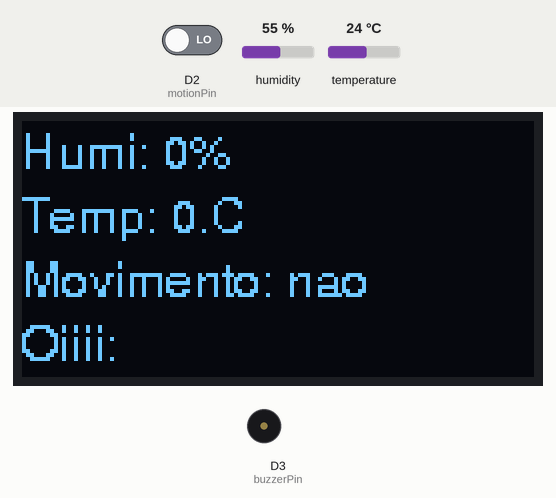
A sketch run on a simulated ESP8266 (NodeMCU). On the bench: 128×64 one-colour display, buzzer (waves = sounding, pin HIGH). Inputs (shaded band) come from the test bench; at power-on: D2 (motionPin) LOW, humidity 55 %, temperature 24 °C. WiFi joins after 1.5 s; servers stay silent unless stated; what the sketch prints to the serial monitor is not drawn.

Above: at 4.4 s.
4.5 s: D2 (motionPin) driven HIGH
At 5.2 s:
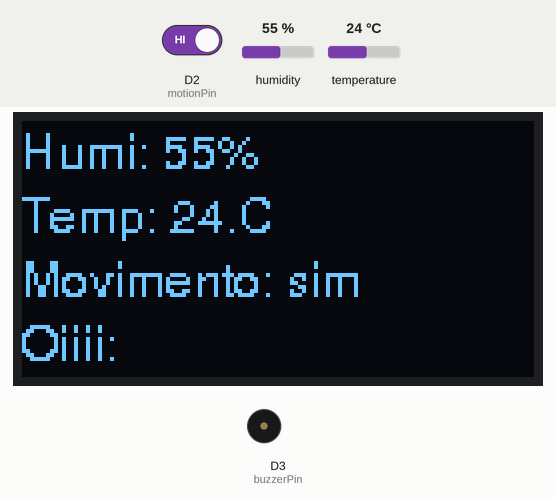
6.3 s: humidity set to 22 %
At 7.9 s:
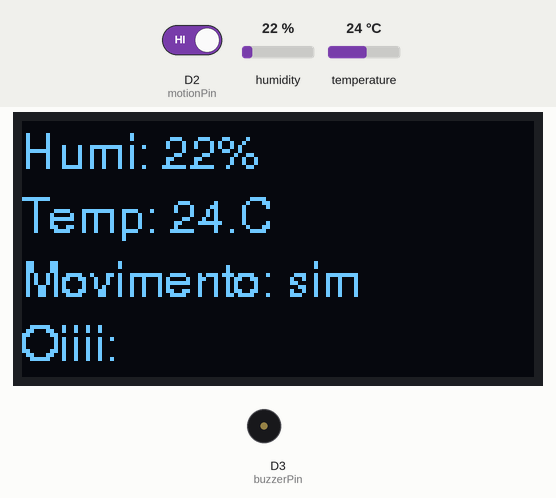
8.3 s: temperature set to 12 °C
At 9.5 s:
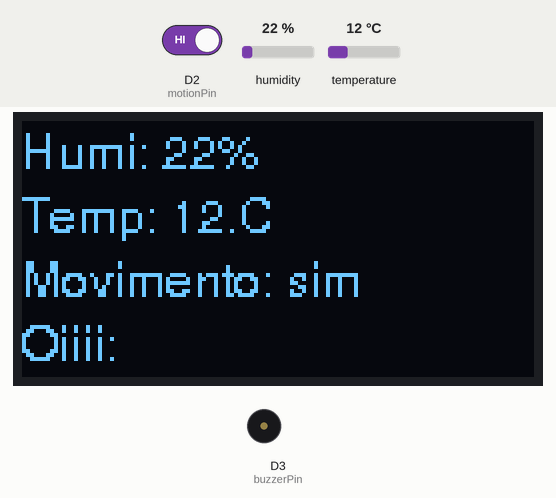
10.3 s: D2 (motionPin) driven LOW
At 12.0 s:
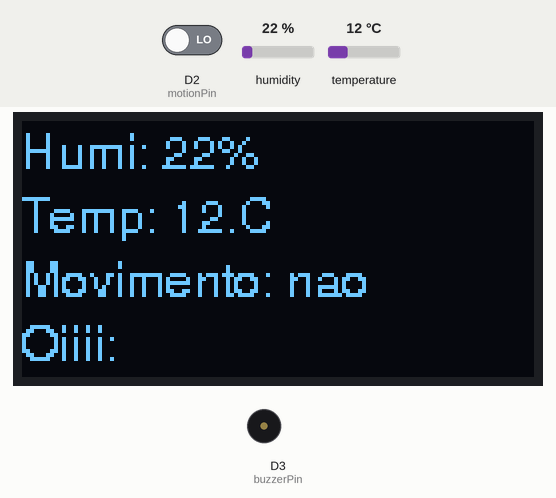
12.3 s: humidity set to 40 %
At 13.7 s:
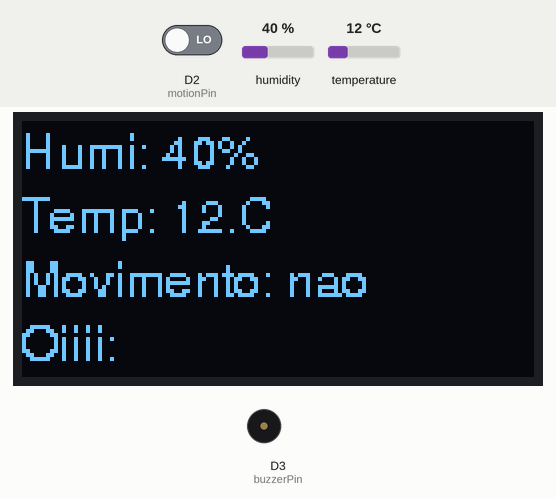
14.3 s: temperature set to 19 °C
At 15.2 s:
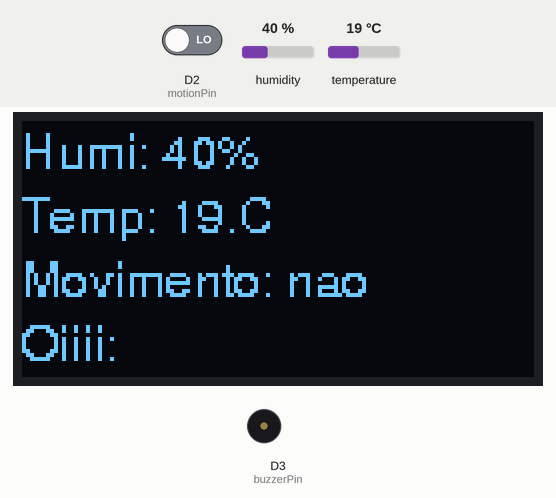
Timing chart, 0 to 17.3 s (numbered marks = the images above; inputs shaded):
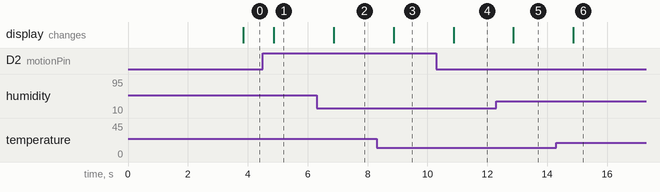

The sketch:

blynk_pir_motion_oled.ino
```cpp
#include "font_monospace.h"

#include <ESP8266WiFi.h>
char ssid[] = "wLC";
char pass[] = "";
// char ssid[] = "IC-ALUNOS";
// char pass[] = "icomputacaoufal";

#include <BlynkSimpleEsp8266.h>
char auth[] = "756e1a5712854954b23fd086ee6d83e4";
BlynkTimer timer;

#include "SSD1306.h"      // alias for `#include "SSD1306Wire.h"`
const char OLED_SDA = D6; // SDA Pin on nodemcu
const char OLED_SCL = D7; // SCL Pin on nodemcu
SSD1306 display(0x3c, OLED_SDA, OLED_SCL); // Initialize the OLED display using Wire library

#include <dht11.h>
#define DHT11_PIN D1
dht11 DHT;

#define motionPin D2
#define buzzerPin D3


String g_movimento;
int g_humidade = 0;
int g_temperatura = 0;


void displaySetup()
{
	display.init();       // Initialising the UI will init the display too.
	display.clear();
	display.flipScreenVertically();
	display.setFont((const uint8_t*)Nimbus_Sans_L_Regular_12);
	display.setTextAlignment(TEXT_ALIGN_LEFT);

	display.drawString(0, 0, "Boot iniciado");
	display.drawString(0, 16, "  Conectando ao Wi-Fi,");
	display.drawString(0, 32, "    aguarde...");
	display.display();
}

void displayRefresh()
{
	display.clear();
	display.drawString(0, 0, String("Humi: " + String(g_humidade) + "%"));
	display.drawString(0, 16, String("Temp: " + String(g_temperatura) + ".C"));
	display.drawString(0, 32, String("Movimento: " + String(g_movimento)));
	display.drawString(0, 48, String("Oiiii: "));
	display.display();
}

void sendMotion()
{
	int state;
	state = digitalRead(motionPin);

	// Send it to the server
	if (state == 1) {
		Blynk.virtualWrite(V1, "1023");
		// digitalWrite(buzzerPin, HIGH);
		Blynk.notify("LC Home > Motion detected");
		g_movimento = "sim";

	} else {
		Blynk.virtualWrite(V1, "100");
		// digitalWrite(buzzerPin, LOW);
		g_movimento = "nao";
	}
	Blynk.virtualWrite(V0, state);
}

void sendTemp()
{
	int chk;
	chk = DHT.read(DHT11_PIN);

	float h = DHT.humidity;
	Blynk.virtualWrite(V5, h);

	float t = DHT.temperature;
	Blynk.virtualWrite(V6, t);

	Serial.println("");
	Serial.print("Humidade: ");
	Serial.print(h, 0);
	Serial.print("% \nTemperatura: ");
	Serial.print(t, 0);
	Serial.print("C \n");

	g_humidade = (int)h;
	g_temperatura = (int)t;
}

void setup()
{
	// Debug console
	Serial.begin(115200);

	pinMode(motionPin,INPUT);
	pinMode(buzzerPin,OUTPUT);

	displaySetup();

	delay(1000);

	Serial.println("");
	Serial.println("Boot iniciado.");
	// Serial.println(String("Chip ID: " + ESP.getChipId()));
	Serial.print("Chip ID: ");
	Serial.println(ESP.getChipId());
	Serial.print("MAC: ");
	Serial.println(WiFi.macAddress());

	Blynk.begin(auth, ssid, pass);

	timer.setInterval(500L, sendMotion);
	timer.setInterval(2000L, sendTemp);
	timer.setInterval(1000L, displayRefresh);
}

void loop()
{
	Blynk.run();
	timer.run();
}
```

Source omitted: nt_monospace.h (data table, 21319 bytes)

Measured:
- after the input at 4.5 s, the display: changes after 0.37 s (image 1)
- after the input at 6.3 s, the display: changes after 0.57 s (image 2)
- after the input at 8.3 s, the display: changes after 0.57 s (image 3)
- after the input at 10.3 s, the display: changes after 0.57 s (image 4)
- after the input at 12.3 s, the display: changes after 0.57 s (image 5)
- after the input at 14.3 s, the display: changes after 0.57 s (image 6)
